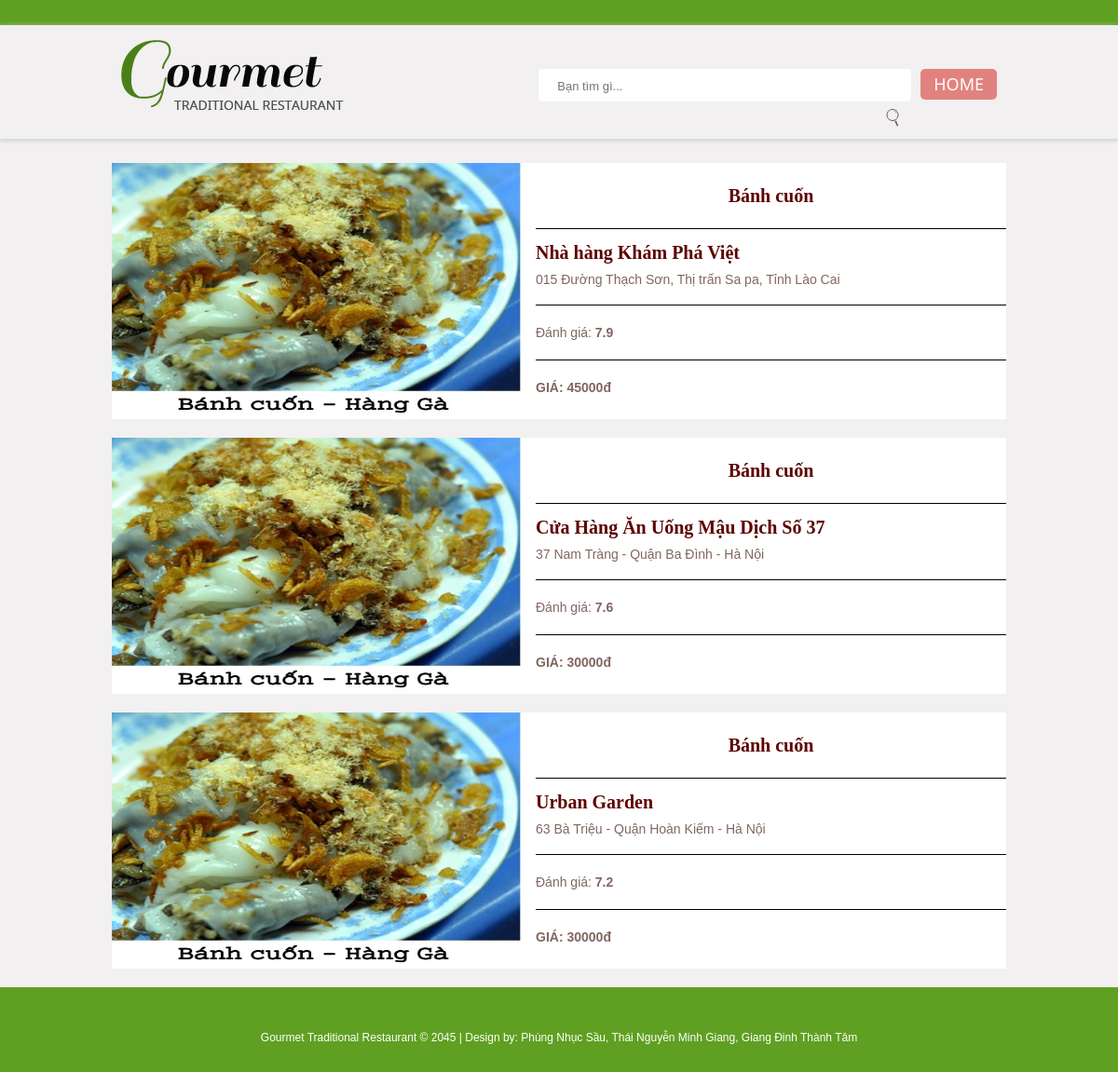
/chitiet.php?xem=chitiet&id_monan=1, run on the app's committed database.
### tables this page shows
CREATE TABLE `gia` (
  `ma_nhahang` int(11) NOT NULL,
  `ma_monan` int(11) NOT NULL,
  `giaca` int(11) NOT NULL,
  `danhgia` float NOT NULL
);

CREATE TABLE `monan` (
  `ma_monan` int(11) NOT NULL,
  `tenmonan` varchar(500) NOT NULL,
  `hinhanh` varchar(255) NOT NULL
);

CREATE TABLE `nhahang` (
  `ma_nhahang` int(11) NOT NULL,
  `tennhahang` varchar(255) NOT NULL,
  `diachi` varchar(255) NOT NULL
);

### modules/chitiet.php (the view)
<?php
	$chitiet="select * from monan, nhahang, gia where monan.ma_monan='$_GET[id_monan]' and monan.ma_monan=gia.ma_monan and gia.ma_nhahang=nhahang.ma_nhahang order by danhgia desc" ;
	$query=mysql_query($chitiet);
?>
   	<div class="content1 page">
    	<div class="container_12">
     		<?php
				while($dong=mysql_fetch_array($query)){
			?>
      		<div class="chitietheader">
      			<div class="main-image">
      					<img src="admin/modules/quanlychitietmonan/upload/<?php echo $dong['hinhanh']?>" alt="" class="img">
      			</div>
      			<div class="information">
      				<div class="cont">
      					<div class="main-info">
      						<h2 align="center"><?php echo $dong['tenmonan'] ?></h2>
      						<div class="info">
      							<div class="tenNH">
      								<h2><?php echo $dong['tennhahang'] ?></h2>
      							</div>
      							<div class="diachi">
      								<p><?php echo $dong['diachi'] ?></p>
      							</div>
      						</div>
      						<div class="danhgia">
      							Đánh giá: <b><span> <?php echo $dong['danhgia'] ?> </span></b>
      						</div>
      						<div class="giaca">
      							<b>GIÁ: <span><?php echo $dong['giaca'] ?></span>đ</b>
      						</div>
      					</div>
      				</div>
      			</div>
      		</div>
      		<?php
				}
			?>
	</div>
</div>

### chitiet.php (shortened to what this page needs)
<!doctype html>
<html>
<head>
	<link rel="stylesheet" href="css.css">
	<link rel="stylesheet" href="style.css">
	<link rel="stylesheet" href="css/style.css">
	<link rel="stylesheet" href="css/slider.css">
</head>
<body>
	<div class="main">
		<?php
			include('modules/header.php');
			include('modules/chitiet.php');
		?>
	</div>
	<?php
		include('modules/footer.php');
	?>
</body>
</html>

### modules/header.php (shortened to what this page needs)
<header>
    <div class="container_12">
      <div class="grid_12">
        <h1><a href="index.php"><img src="images/logo.png" alt=""></a></h1>
        <div class="menu_block">
          <nav>
            <ul class="sf-menu" >
				<form action="search.php" method="post" enctype="multipart/form-data" id="search">
					<input class="toinput" name="searchtext" type="text" placeholder="Bạn tìm gì...">
					<button class="btn" name="search"><i class="icon-search" ></i></button>
				</form>
              	<li class="current"><a href="index.php">Home</a></li>
            </ul>
          </nav>
        </div>
      </div>
    </div>
</header>

### modules/footer.php (shortened to what this page needs)
<footer>
  <div class="container_12">
    <div class="grid_12"> Gourmet Traditional Restaurant &copy; 2045 | Design by: Phùng Nhục Sầu, Thái Nguyễn Minh Giang, Giang Đinh Thành Tâm </div>
  </div>
</footer>

### css.css (style rules this page uses)
.content1 { margin-top: 25px; }
.content1 h2 { padding-top: 20px; font-size: 20px; font-weight: 700; padding-bottom: 20px; }
.main-image { display: block; float: left; }
.img { width: 440px; height: 275px; border-radius: 0; }
.information { width: 520px; float: right; }
.chitietheader { background: #fff; display: block; clear: both; overflow: hidden; position: relative; margin-bottom: 20px; }
.cont { padding-left:15px; }
.main-info { width: 100%; overflow: hidden; }
.giaca, .danhgia, .info { clear: both; border-top: #000 1px solid; overflow: hidden; }
.info h2 { padding-bottom: 5px; padding-top: 10px; }
.giaca, .danhgia { padding-top: 20px; padding-bottom: 20px; }

### style.css (style rules this page uses)
#search { float: left; width: 400px; height: 35px; background: #fff; position: relative; border-radius: 4px; -webkit-border-radius: 4px; box-sizing: border-box; margin-right: 10px; }
.icon-search { background-image: url(images/1.png); width: 24px; height: 24px; display: inline-block; background-size: 100% auto; }
.toinput { float: left; width: 350px; margin-left: 8px; padding-top: 3px; border: 0; position: relative; background: #fff; height: 30px; text-indent: 10px; font-size: 13px; }
.btn { float: right; width: 40px; height: 35px; border: 0; background: none; padding: 0; }

### css/style.css (style rules this page uses)
html { width: 100%; }
* { -webkit-text-size-adjust: none; }
body { font: 14px/18px Arial, Helvetica, sans-serif; color:#826660; position:relative; min-width:960px; padding-top: 27px; background: #5fa022; }
h1, h2, h3, h4, h5, h6 { font-weight: normal; color: #5d0400; font-family: Times New Roman; }
h2 { font-size: 25px; line-height: 30px; }
p { margin-bottom: 18px; }
img { max-width: 100%; }
ul { padding: 0; margin: 0; list-style: none; }
a { text-decoration: none; color: inherit; outline: none; transition: 0.5s ease; -o-transition: 0.5s ease; -webkit-transition: 0.5s ease; }
header { display: block; padding-top: 16px; position: relative; z-index: 999; background: #f2f0f0 ; padding-bottom: 31px; border-bottom: 1px solid #dddbdb; box-shadow: 0 1px 5px #ccc; }
header h1 { float: none; position: relative; z-index: 999; }
header h1 a { display: block; overflow: hidden; margin: 0 auto; width: 240px; float: left; height: 75px; text-indent: -999px; transition: 0s ease; -o-transition: 0s ease; -webkit-transition: 0s ease; }
header h1 a img { display: block; }
.main { background: #f2f0f0; }
footer { display: block; padding: 45px 0; font-size: 12px; color: #fff; text-align: center; }

### css/grid.css (style rules this page uses)
body { min-width: 960px; }
.container_12 { margin-left: auto; margin-right: auto; width: 960px; }
.grid_1, .grid_2, .grid_3, .grid_4, .grid_5, .grid_6, .grid_7, .grid_8, .grid_9, .grid_10, .grid_11, .grid_12 { display: inline; float: left; margin-left: 10px; margin-right: 10px; }
.container_12 .grid_12 { width: 940px; }
.clearfix:before, .clearfix:after, .container_12:before, .container_12:after { content: '.'; display: block; overflow: hidden; visibility: hidden; font-size: 0; line-height: 0; width: 0; height: 0; }
.clearfix:after, .container_12:after { clear: both; }
.clearfix, .container_12 { zoom: 1; }

### css/superfish.css (style rules this page uses)
.menu_block { position: relative; float: right; padding-top: 31px; }
nav>.sf-menu { text-align: center; }
nav { position:relative;padding: 0px 0 0 0; }
.sf-menu li { float:left;position:relative; }
.sf-menu>li { float: left; position: relative; }
.sf-menu>li>a { font-size: 18px; font-family: 'Noto Sans', sans-serif; color: #85423f; position: relative; text-transform: uppercase; line-height: 20px; z-index: 999; background: url(../images/spacer.png) 0 0 repeat; border-radius: 5px; position: relative; display: block; padding: 5px 14px 8px; }
.sf-menu>li.sfHover>a, .sf-menu>li.current>a, .sf-menu>li:hover>a:hover { color: #fff; background: #e2827e; padding: 6px 14px 7px; }

### data on the page
gia: ma_monan.hinhanh (picture), ma_monan.tenmonan "Bánh cuốn", ma_nhahang.tennhahang "Nhà hàng Khám Phá Việt", ma_nhahang.diachi "015 Đường Thạch Sơn, Thị trấn Sa pa, Tỉnh Lào Cai", danhgia "7.9", giaca "45000"
gia: ma_monan.hinhanh (picture), ma_monan.tenmonan "Bánh cuốn", ma_nhahang.tennhahang "Cửa Hàng Ăn Uống Mậu Dịch Số 37", ma_nhahang.diachi "37 Nam Tràng - Quận Ba Đình - Hà Nội", danhgia "7.6", giaca "30000"
gia: ma_monan.hinhanh (picture), ma_monan.tenmonan "Bánh cuốn", ma_nhahang.tennhahang "Urban Garden", ma_nhahang.diachi "63 Bà Triệu - Quận Hoàn Kiếm - Hà Nội", danhgia "7.2", giaca "30000"
